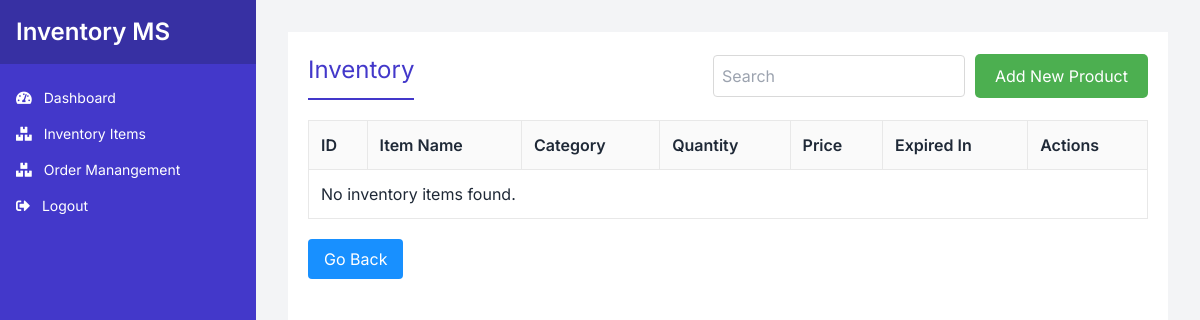
Page /inventory/inventory-items/ on the earlier database version.
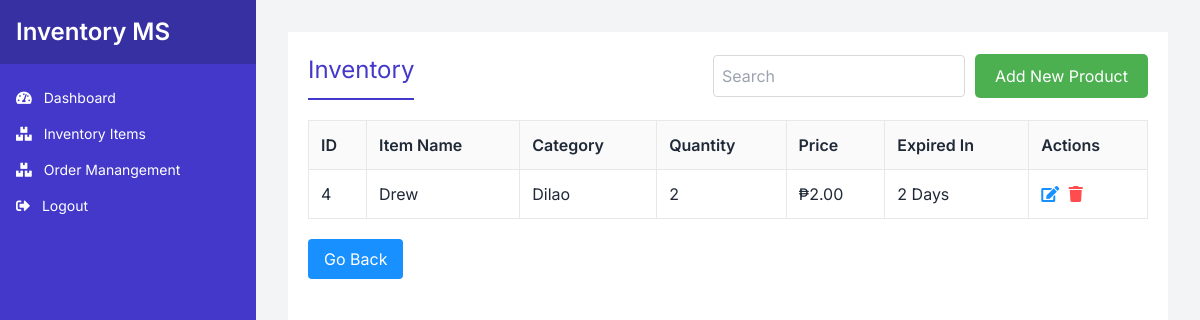
Same page on the later database version.
### inventory/models.py (models this page shows)
class InventoryItem(models.Model):
    id = models.AutoField(primary_key=True)
    name = models.CharField(max_length=255)
    category = models.CharField(max_length=255)
    quantity = models.IntegerField()
    price = models.DecimalField(max_digits=10, decimal_places=2)
    expiry_days = models.IntegerField()

### inventory/views.py (the view)
# urls.py: path('inventory-items/', views.inventory_items, name='inventory_items'),
def inventory_items(request):
    inventory_items = InventoryItem.objects.all()
    return render(request, 'inventory/inventory_items.html', {
        'inventory_items': inventory_items,
    })

### inventory/templates/inventory/inventory_items.html (shortened to what this page needs)
{% extends 'inventory/dashboard.html' %}
{% load static %}
{% block content %}
<link rel="stylesheet" href="{% static 'css/inventory_items.css' %}">
<div class="container">
    <main class="main-content">
        <div class="content-header">
            <h1>Inventory</h1>
            <div class="search-add">
                <input type="text" placeholder="Search">
                <button class="add-product" onclick="openAddProductModal()">Add New Product</button>
            </div>
        </div>
        <table class="inventory-table">
            <thead>
                <tr>
                    <th>ID</th>
                    <th>Item Name</th>
                    <th>Category</th>
                    <th>Quantity</th>
                    <th>Price</th>
                    <th>Expired In</th>
                    <th>Actions</th>
                </tr>
            </thead>
            <tbody id="inventoryTableBody">
                {% for item in inventory_items %}
                <tr>
                    <td>{{ item.id }}</td>
                    <td>{{ item.name }}</td>
                    <td>{{ item.category }}</td>
                    <td>{{ item.quantity }}</td>
                    <td>₱{{ item.price|floatformat:2 }}</td>
                    <td>{{ item.expiry_days }} Days</td>
                    <td>
                        <button class="edit" onclick="editItem('{{ item.id }}')"><i class="fas fa-edit"></i></button>
                        <button class="delete" onclick="deleteItem('{{ item.id }}')"><i class="fas fa-trash"></i></button>
                    </td>
                </tr>
                {% empty %}
                <tr>
                    <td colspan="7">No inventory items found.</td>
                </tr>
                {% endfor %}
            </tbody>
        </table>
        <button class="go-back" onclick="history.back()">Go Back</button>
    </main>
</div>
{% endblock %}

Differences in the rows shown:
added InventoryItem: id "4", name "Drew", category "Dilao", quantity "2", price "2.00", expiry_days "2"
Other differences:
text no longer shown: "No inventory items found."
